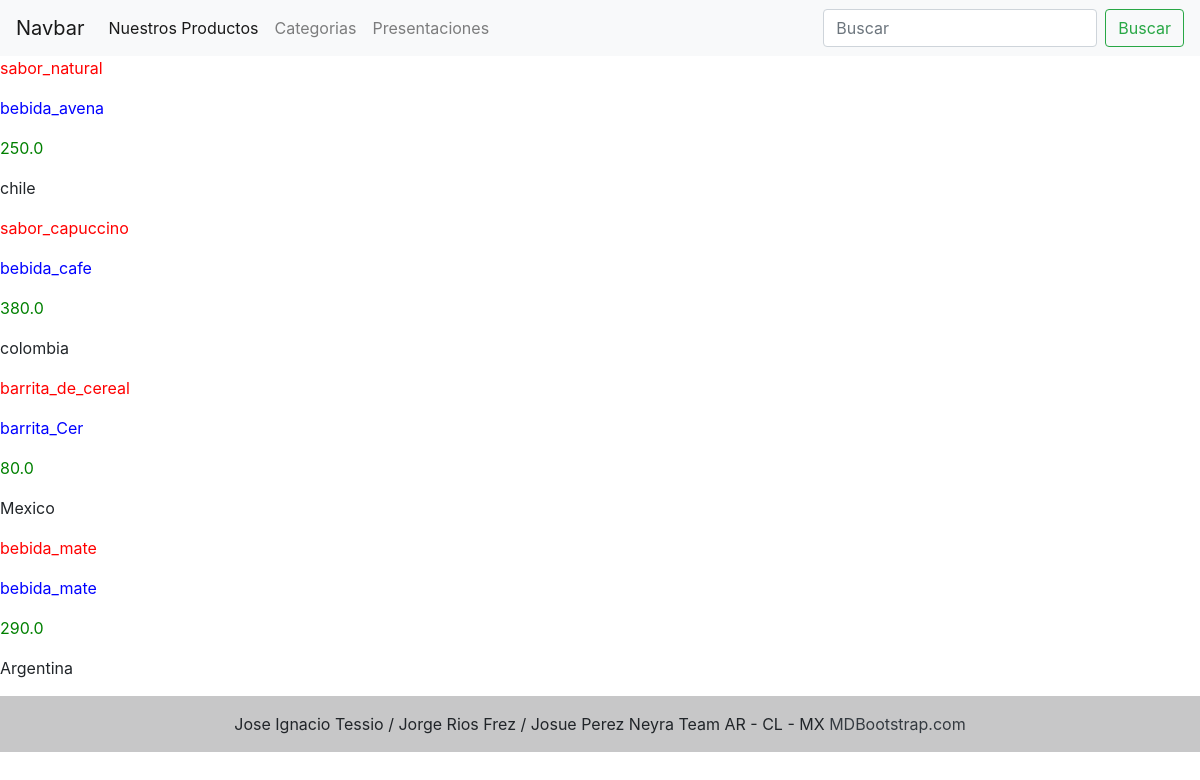
Before: /Healthdrink/ with the older database file.
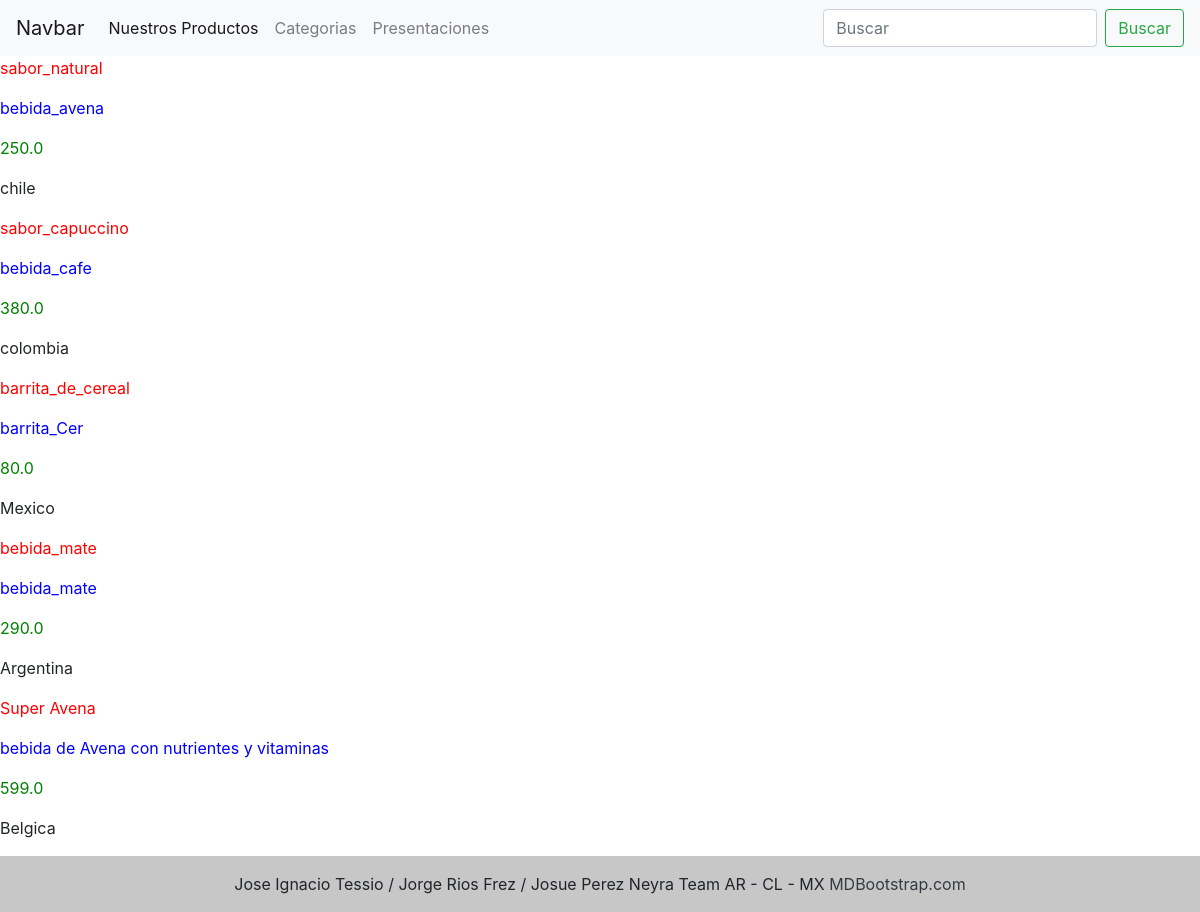
After: the same page with the newer database file.
### nutrisur/models.py (models this page shows)
class Healthdrink(models.Model):
    name = models.CharField(max_length=50)
    description = models.TextField(max_length=500)
    price = models.FloatField(null=True,blank=True)
    country = models.TextField(max_length=500)

### nutrisur/views.py (the view)
# urls.py: path('Healthdrink/', productos, name ='Healthdrink'),
def productos(request):
    conulta_h = Healthdrink.objects.all()
    micontext = {'Healthdrink': conulta_h}
    return render (request,"healthdrink.html", context = micontext)

### templates/healthdrink.html (shortened to what this page needs)
{% extends 'base.html' %}
{% block contenido_que_cambia %}
{% for i in Healthdrink %}
<p><a style ="color:red">{{i.name}} </a><p>
    <p><a style ="color:blue">{{i.description}} </a><p>
        <p><a style ="color:green">{{i.price}} </a><p>
            <p><a>{{i.country}} </a><p>
{% endfor %}
{% endblock %}

Changed rows visible on the page:
added Healthdrink: name "Super Avena", description "bebida de Avena con nutrientes y vitaminas", price "599.0", country "Belgica"
